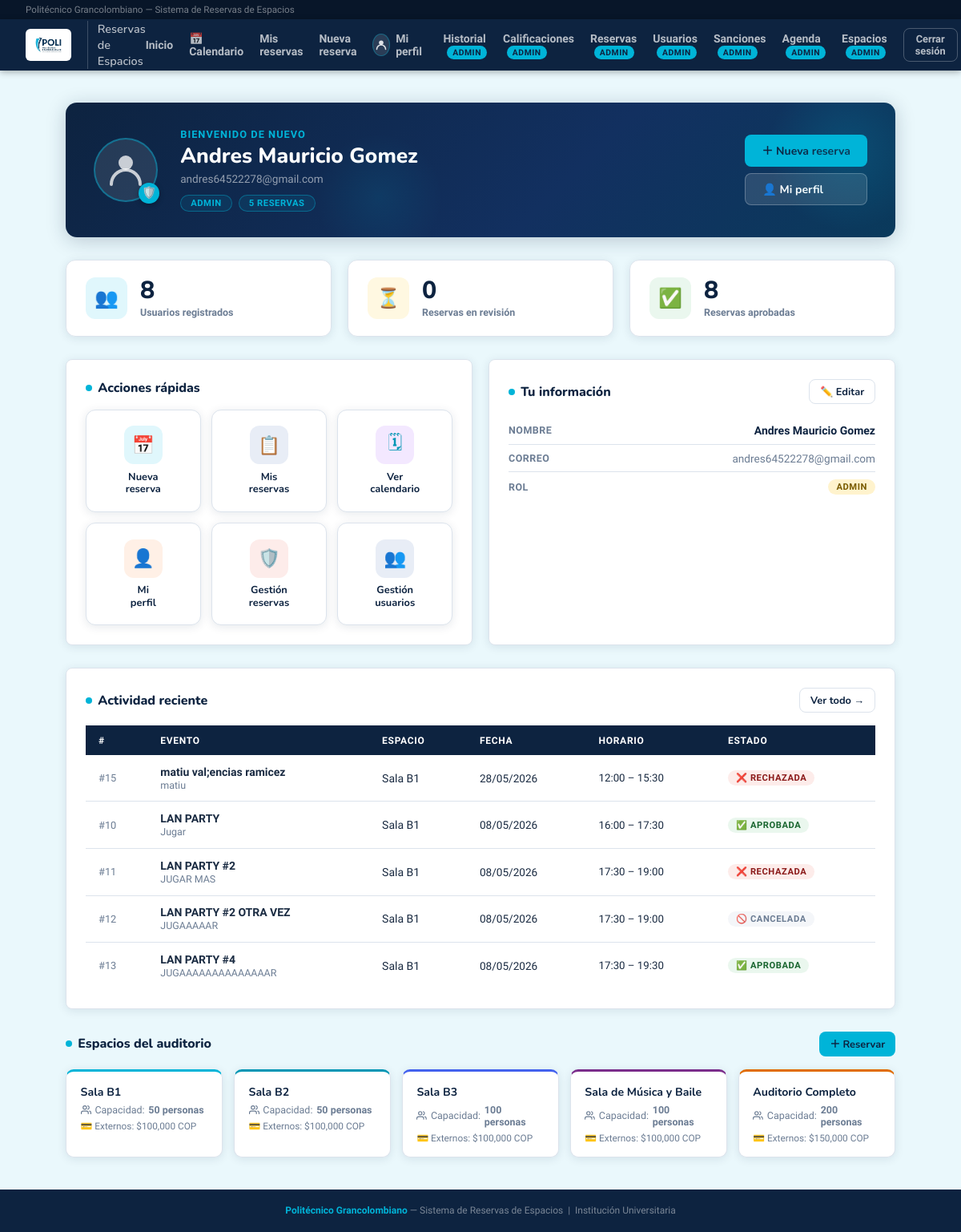
/dashboard (signed in), run on the app's committed database.
### database.py (models this page shows, shortened)
class Usuario(Base):
    __tablename__ = "usuario"
    id         = Column(Integer, primary_key=True, autoincrement=True)
    nombre     = Column(String, nullable=False)
    correo     = Column(String, nullable=False, unique=True)
    contrasena = Column(String, nullable=False)
    rol        = Column(String, nullable=False)  # 'docente' | 'administrativo' | 'externa' | 'admin'
    activo  = Column(Boolean, default=True, nullable=False)   # False = cuenta desactivada
    strikes = Column(Integer, default=0,    nullable=False)   # Reportes asignados por el admin
    cod_docente  = Column(String,  nullable=True)
    departamento = Column(String,  nullable=True)
    dependencia = Column(String, nullable=True)
    empresa  = Column(String, nullable=True)
    telefono = Column(String, nullable=True)
    reservas = relationship("Reserva", back_populates="usuario")
    sanciones_recibidas = relationship(
        "Sancion",
        foreign_keys="Sancion.usuario_id",
        back_populates="usuario",
    )
    sanciones_aplicadas = relationship(
        "Sancion",
        foreign_keys="Sancion.admin_id",
        back_populates="admin",
    )
    __mapper_args__ = {
        "polymorphic_on": rol,
        "polymorphic_identity": "usuario",
    }

class Institucional(Usuario):
    __mapper_args__ = {"polymorphic_identity": "institucional"}

class Reserva(Base):
    __tablename__ = "reserva"
    id            = Column(Integer, primary_key=True, autoincrement=True)
    cant_personas = Column(Integer, nullable=False)
    tipo_evento   = Column(String,  nullable=False)
    finalidad     = Column(String,  nullable=True)
    indumentaria          = Column(String, nullable=True)
    servicios_adicionales = Column(String, nullable=True)  # RF-11: sonido, video, sillas, etc.
    justificacion_rechazo = Column(String, nullable=True)  # Razón del rechazo (obligatoria al rechazar)
    fecha        = Column(Date,     nullable=False)
    hora_inicio  = Column(Time,     nullable=False)
    hora_fin     = Column(Time,     nullable=False)
    estado       = Column(String,   nullable=False, default="pendiente")
    usuario_id   = Column(Integer, ForeignKey("usuario.id"), nullable=False)
    usuario            = relationship("Usuario",               back_populates="reservas")
    espacios           = relationship("Espacio",               secondary=reserva_espacio, back_populates="reservas")
    calificacion       = relationship("Calificacion",          back_populates="reserva", uselist=False)
    personas_externas  = relationship("PersonaExternaReserva", back_populates="reserva",
                                      cascade="all, delete-orphan")
    sanciones          = relationship("Sancion", back_populates="reserva")

class Espacio(Base):
    __tablename__ = "espacio"
    id        = Column(Integer, primary_key=True, autoincrement=True)
    nombre    = Column(String,  nullable=False)
    capacidad = Column(Integer, nullable=False)
    costo_externo = Column(Numeric(12, 2), nullable=True)
    reservas  = relationship("Reserva", secondary=reserva_espacio, back_populates="espacios")

### app.py (the view)
@app.route("/dashboard")
@requiere_login
def dashboard():
    u = usuario_logueado()
    total_usuarios   = db.query(Usuario).count()
    total_pendientes = db.query(Reserva).filter_by(estado="pendiente").count() if u.rol == "admin" else 0
    total_aprobadas  = db.query(Reserva).filter_by(estado="aprobada").count()  if u.rol == "admin" else 0
    total_espacios   = db.query(Espacio).count()
    espacios         = db.query(Espacio).all()
    mis_reservas_rec = db.query(Reserva).filter_by(usuario_id=u.id)\
                         .order_by(Reserva.fecha.desc()).limit(5).all()
    mis_pendientes = db.query(Reserva).filter_by(usuario_id=u.id, estado="pendiente").count()
    mis_aprobadas  = db.query(Reserva).filter_by(usuario_id=u.id, estado="aprobada").count()
    mis_total      = db.query(Reserva).filter_by(usuario_id=u.id).count()
    return render_template("dashboard.html", usuario=u,
                           total_usuarios=total_usuarios,
                           total_pendientes=total_pendientes,
                           total_aprobadas=total_aprobadas,
                           total_espacios=total_espacios,
                           espacios=espacios,
                           mis_reservas_rec=mis_reservas_rec,
                           mis_pendientes=mis_pendientes,
                           mis_aprobadas=mis_aprobadas,
                           mis_total=mis_total)

### app.py (called while the page is built)
@app.after_request
def add_header(response):
    response.headers["Cache-Control"] = "no-cache, no-store, must-revalidate"
    response.headers["Pragma"] = "no-cache"
    response.headers["Expires"] = "0"
    return response

@app.teardown_appcontext
def shutdown_session(exception=None):
    DBSession.remove()

@app.after_request
def agregar_headers_no_cache(response):
    response.headers["Cache-Control"] = "no-store, no-cache, must-revalidate, max-age=0, post-check=0, pre-check=0"
    response.headers["Pragma"] = "no-cache"
    response.headers["Expires"] = "-1"
    return response

@app.before_request
def limpiar_sesion_al_iniciar():
    if not app.config.get("SESION_LIMPIADA"):
        session.clear()
        app.config["SESION_LIMPIADA"] = True
        _cargar_espacios_predefinidos()

def usuario_logueado():
    uid = session.get("usuario_id")
    if uid:
        return db.get(Usuario, uid)
    return None

def requiere_login(f):
    from functools import wraps
    @wraps(f)
    def wrapper(*args, **kwargs):
        u = usuario_logueado()
        if not u:
            flash("Debes iniciar sesión primero.", "warning")
            return redirect(url_for("login"))
        if not u.activo:
            session.clear()
            flash("Tu cuenta ha sido desactivada. Contacta al administrador.", "danger")
            return redirect(url_for("login"))
        return f(*args, **kwargs)
    return wrapper

### templates/dashboard.html (shortened to what this page needs)
{% extends "base.html" %}
{% block content %}
<div class="hero anim-1">
  <div class="hero-avatar">
    <svg viewBox="0 0 52 52" fill="none" xmlns="http://www.w3.org/2000/svg">
      <circle cx="26" cy="17" r="9" fill="rgba(255,255,255,0.75)"/>
      <path d="M8 44c0-9.941 8.059-18 18-18s18 8.059 18 18" stroke="rgba(255,255,255,0.75)" stroke-width="4" stroke-linecap="round"/>
    </svg>
    <div class="hero-role-badge">
      {% if usuario.rol == 'admin' %}🛡️
      {% elif usuario.rol == 'docente' %}🎓
      {% elif usuario.rol == 'administrativo' %}🏢
      {% else %}🏛{% endif %}
    </div>
  </div>
  <div class="hero-info">
    <div class="hero-greeting">Bienvenido de nuevo</div>
    <div class="hero-name">{{ usuario.nombre }}</div>
    <div class="hero-sub">{{ usuario.correo }}</div>
    <div class="hero-pills">
      <span class="hero-pill">{{ usuario.rol }}</span>
      <span class="hero-pill">{{ mis_total }} reserva{{ 's' if mis_total != 1 else '' }}</span>
    </div>
  </div>
  <div class="hero-actions">
    <a href="{{ url_for('reserva_nueva') }}" class="btn btn-primary">＋ Nueva reserva</a>
    <a href="{{ url_for('perfil') }}" class="btn btn-secondary" style="background:rgba(255,255,255,.12); border-color:rgba(255,255,255,.25); color:#fff;">👤 Mi perfil</a>
  </div>
</div>
{% if usuario.rol == 'admin' %}
<div class="grid grid-3 anim-2" style="margin-bottom:1.75rem;">
  <div class="stat-card">
    <div class="stat-icon-wrap si-cyan">👥</div>
    <div class="stat-body">
      <div class="stat-num">{{ total_usuarios }}</div>
      <div class="stat-lbl">Usuarios registrados</div>
    </div>
  </div>
  <div class="stat-card">
    <div class="stat-icon-wrap si-yellow">⏳</div>
    <div class="stat-body">
      <div class="stat-num">{{ total_pendientes }}</div>
      <div class="stat-lbl">Reservas en revisión</div>
    </div>
  </div>
  <div class="stat-card">
    <div class="stat-icon-wrap si-green">✅</div>
    <div class="stat-body">
      <div class="stat-num">{{ total_aprobadas }}</div>
      <div class="stat-lbl">Reservas aprobadas</div>
    </div>
  </div>
</div>
{% endif %}
<div class="grid grid-2 anim-3" style="margin-bottom:1.75rem;">
  <div class="card">
    <div class="sec-head">
      <div class="sec-title"><span class="sec-dot"></span> Acciones rápidas</div>
    </div>
    <div class="qa-grid">
      <a href="{{ url_for('reserva_nueva') }}" class="qa-card">
        <div class="qa-icon si-cyan">📅</div>
        <div class="qa-label">Nueva<br>reserva</div>
      </a>
      <a href="{{ url_for('mis_reservas') }}" class="qa-card">
        <div class="qa-icon si-navy">📋</div>
        <div class="qa-label">Mis<br>reservas</div>
      </a>
      <a href="{{ url_for('calendario') }}" class="qa-card">
        <div class="qa-icon" style="background:#f3e8ff;">🗓</div>
        <div class="qa-label">Ver<br>calendario</div>
      </a>
      <a href="{{ url_for('perfil') }}" class="qa-card">
        <div class="qa-icon" style="background:#fff0e6;">👤</div>
        <div class="qa-label">Mi<br>perfil</div>
      </a>
      {% if usuario.rol == 'admin' %}
      <a href="{{ url_for('admin_reservas') }}" class="qa-card">
        <div class="qa-icon" style="background:#fdecea;">🛡️</div>
        <div class="qa-label">Gestión<br>reservas</div>
      </a>
      <a href="{{ url_for('admin_usuarios') }}" class="qa-card">
        <div class="qa-icon" style="background:#e8edf6;">👥</div>
        <div class="qa-label">Gestión<br>usuarios</div>
      </a>
      {% endif %}
    </div>
  </div>
  <div class="card">
    <div class="sec-head">
      <div class="sec-title"><span class="sec-dot"></span> Tu información</div>
      <a href="{{ url_for('editar_perfil') }}" class="btn btn-secondary btn-sm">✏️ Editar</a>
    </div>
    <div class="info-row">
      <span class="info-key">Nombre</span>
      <span style="font-weight:700; color:var(--navy);">{{ usuario.nombre }}</span>
    </div>
    <div class="info-row">
      <span class="info-key">Correo</span>
      <span style="color:var(--muted); font-size:.85rem;">{{ usuario.correo }}</span>
    </div>
    <div class="info-row">
      <span class="info-key">Rol</span>
      <span class="pill pill-{{ usuario.rol }}">{{ usuario.rol }}</span>
    </div>
  </div>
</div>
<div class="card anim-4" style="margin-bottom:1.75rem;">
  <div class="sec-head">
    <div class="sec-title"><span class="sec-dot"></span> Actividad reciente</div>
    <a href="{{ url_for('mis_reservas') }}" class="btn btn-secondary btn-sm">Ver todo →</a>
  </div>
  {% if mis_reservas_rec %}
  <table>
    <thead>
      <tr>
        <th>#</th>
        <th>Evento</th>
        <th>Espacio</th>
        <th>Fecha</th>
        <th>Horario</th>
        <th>Estado</th>
      </tr>
    </thead>
    <tbody>
      {% for r in mis_reservas_rec %}
      <tr>
        <td style="color:var(--muted); font-size:.8rem;">#{{ r.id }}</td>
        <td><strong>{{ r.tipo_evento }}</strong><br><span style="font-size:.78rem; color:var(--muted);">{{ r.finalidad }}</span></td>
        <td>{{ r.espacios[0].nombre if r.espacios else '—' }}</td>
        <td style="font-size:.85rem; white-space:nowrap;">{{ r.fecha.strftime('%d/%m/%Y') }}</td>
        <td style="font-size:.83rem; white-space:nowrap;">{{ r.hora_inicio.strftime('%H:%M') }} – {{ r.hora_fin.strftime('%H:%M') }}</td>
        <td>
          {% if r.estado == 'pendiente' %}
            <span class="pill p-pendiente">⏳ En revisión</span>
          {% elif r.estado == 'aprobada' %}
            <span class="pill p-aprobada">✅ Aprobada</span>
          {% elif r.estado == 'rechazada' %}
            <span class="pill p-rechazada">❌ Rechazada</span>
          {% elif r.estado == 'cancelada' %}
            <span class="pill p-cancelada">🚫 Cancelada</span>
          {% endif %}
        </td>
      </tr>
      {% endfor %}
    </tbody>
  </table>
  {% endif %}
</div>
<div class="anim-5">
  <div class="sec-head" style="margin-bottom:1rem;">
    <div class="sec-title"><span class="sec-dot"></span> Espacios del auditorio</div>
    <a href="{{ url_for('reserva_nueva') }}" class="btn btn-primary btn-sm">＋ Reservar</a>
  </div>
  <div class="espacio-grid">
    {% set colores = ['var(--cyan)', '#0096b4', '#4361ee', '#7b2d8b', '#e06c00'] %}
    {% for esp in espacios %}
    <div class="espacio-card" style="border-top-color:{{ colores[loop.index0 % 5] }};">
      <div class="espacio-name">{{ esp.nombre }}</div>
      <div class="espacio-cap">
        <svg width="13" height="13" viewBox="0 0 24 24" fill="none" stroke="currentColor" stroke-width="2.2" stroke-linecap="round" stroke-linejoin="round"><path d="M17 21v-2a4 4 0 0 0-4-4H5a4 4 0 0 0-4 4v2"/><circle cx="9" cy="7" r="4"/><path d="M23 21v-2a4 4 0 0 0-3-3.87"/><path d="M16 3.13a4 4 0 0 1 0 7.75"/></svg>
        Capacidad: <strong>{{ esp.capacidad }} personas</strong>
      </div>
      {% if esp.costo_externo %}
      <div style="font-size:.74rem; color:var(--muted); margin-top:.4rem;">
        💳 Externos: ${{ "{:,.0f}".format(esp.costo_externo) }} COP
      </div>
      {% endif %}
    </div>
    {% endfor %}
  </div>
</div>
{% endblock %}

### templates/base.html (style rules this page uses)
:root { --navy: #0d2340; --navy-dark: #081629; --navy-mid: #123060; --cyan: #00b4d8; --cyan-dark: #0096b4; --cyan-light:#e0f7fc; --white: #ffffff; --gray-bg: #eaf8fc; --border: #dce3ec; --text: #1a2b42; --muted: #6b7c93; --success: #28a745; --danger: #dc3545; --warning: #e6a817; --radius: 8px; --shadow: 0 2px 12px rgba(13,35,64,.10); }
*, *::before, *::after { box-sizing: border-box; margin: 0; padding: 0; }
body { font-family: 'Nunito Sans', sans-serif; background: var(--gray-bg); color: var(--text); min-height: 100vh; display: flex; flex-direction: column; }
a { color: var(--cyan-dark); text-decoration: none; }
.card { background: var(--white); border: 1px solid var(--border); border-radius: var(--radius); padding: 1.5rem; box-shadow: var(--shadow); }
.grid { display: grid; gap: 1.25rem; }
.grid-2 { grid-template-columns: repeat(auto-fit, minmax(260px, 1fr)); }
.grid-3 { grid-template-columns: repeat(auto-fit, minmax(200px, 1fr)); }
.btn { display: inline-flex; align-items: center; gap: .4rem; padding: .6rem 1.3rem; border-radius: var(--radius); font-family: 'Nunito', sans-serif; font-size: .875rem; font-weight: 700; cursor: pointer; border: none; transition: all .18s; }
.btn-primary { background: var(--cyan); color: var(--navy); }
.btn-secondary { background: var(--white); color: var(--navy); border: 1.5px solid var(--border); }
.btn-sm { padding: .35rem .8rem; font-size: .8rem; }
table { width: 100%; border-collapse: collapse; font-size: .875rem; }
thead tr { background: var(--navy); }
th { text-align: left; padding: .7rem 1rem; font-size: .75rem; text-transform: uppercase; letter-spacing: .06em; color: var(--white); font-weight: 700; }
td { padding: .8rem 1rem; border-bottom: 1px solid var(--border); }
tr:last-child td { border-bottom: none; }
.pill { display: inline-block; font-size: .7rem; font-weight: 700; padding: 3px 10px; border-radius: 20px; text-transform: uppercase; letter-spacing: .05em; }
.pill-admin { background: #fff3cd; color: #7a5c00; }

### data on the page
Institucional: nombre "Andres Mauricio Gomez", correo "andres64522278@gmail.com", rol "ADMIN"
Reserva: id "15", tipo_evento "matiu val;encias ramicez", finalidad "matiu", nombre "Sala B1", fecha "28/05/2026", hora_inicio "12:00", hora_fin "15:30", estado "❌ RECHAZADA"
Reserva: id "10", tipo_evento "LAN PARTY", finalidad "Jugar", nombre "Sala B1", fecha "08/05/2026", hora_inicio "16:00", hora_fin "17:30", estado "✅ APROBADA"
Reserva: id "11", tipo_evento "LAN PARTY #2", finalidad "JUGAR MAS", nombre "Sala B1", fecha "08/05/2026", hora_inicio "17:30", hora_fin "19:00", estado "❌ RECHAZADA"
Reserva: id "12", tipo_evento "LAN PARTY #2 OTRA VEZ", finalidad "JUGAAAAAR", nombre "Sala B1", fecha "08/05/2026", hora_inicio "17:30", hora_fin "19:00", estado "🚫 CANCELADA"
Reserva: id "13", tipo_evento "LAN PARTY #4", finalidad "JUGAAAAAAAAAAAAAAR", nombre "Sala B1", fecha "08/05/2026", hora_inicio "17:30", hora_fin "19:30", estado "✅ APROBADA"
Espacio: nombre "Sala B1", capacidad "50", costo_externo "100,000"
Espacio: nombre "Sala B2", capacidad "50", costo_externo "100,000"
Espacio: nombre "Sala B3", capacidad "100", costo_externo "100,000"
Espacio: nombre "Sala de Música y Baile", capacidad "100", costo_externo "100,000"
Espacio: nombre "Auditorio Completo", capacidad "200", costo_externo "150,000"

### other printed values
{{ mis_total }} "5"
{{ 's' if mis_total != 1 else '' }} "S"
{{ total_usuarios }} "8"
{{ total_pendientes }} "0"
{{ total_aprobadas }} "8"
